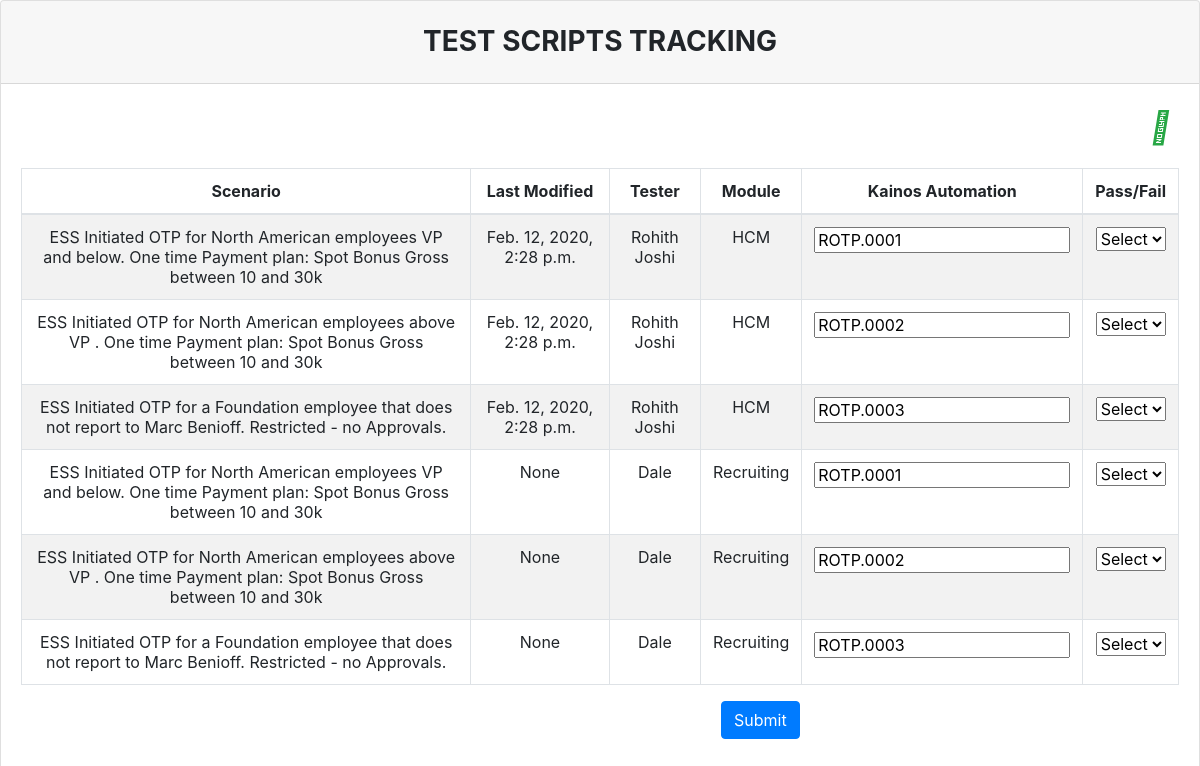
The page /track/ on the database as committed earlier.
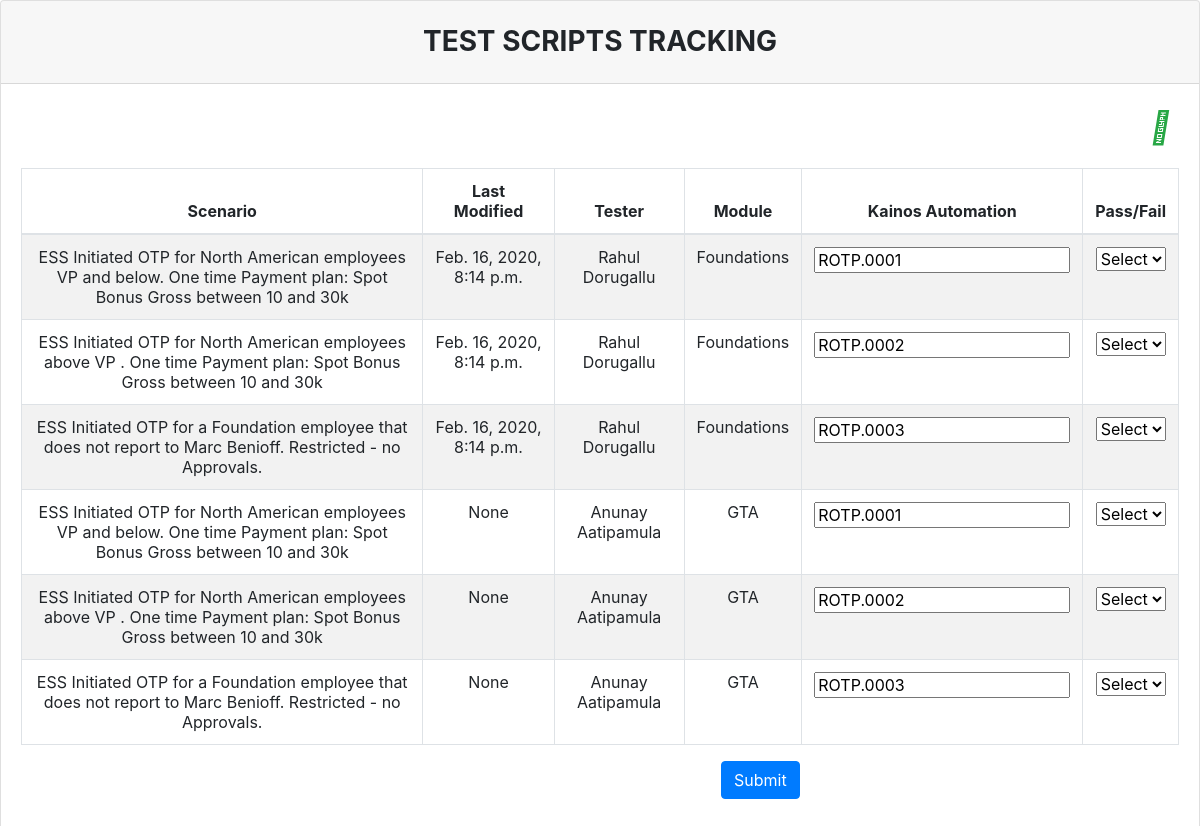
The same page on the database as committed later.
### test_cases/models.py (models this page shows, shortened)
class Tracker(models.Model):
    choices =(
    ("Pass","Pass"),("Fail","Fail")
    )
    name = models.CharField('Name',max_length=100,null=True)
    email = models.CharField('Email',max_length=100,null=True)
    module = models.CharField('Module',max_length=100,null=True)
    scenario = models.CharField('Scenario',max_length = 1000,null=True)
    kainos_id = models.CharField("Kainos Automated TC ID",max_length = 200,null=True)
    last_modified = models.DateTimeField('Last Modified',null=True)
    result = models.CharField('Result',choices = choices,max_length=10,null=True)
    session_id = models.ForeignKey(Session,on_delete=models.CASCADE)

### test_cases/views.py (the view, shortened to what this page needs)
# urls.py: path('track/', views.track, name='track'),
def track(request):
    try:
        if("GET" == request.method):
            obj = Tracker.objects.filter(session_id=request.session.session_key)
            choices = ['Select','Pass','Fail']
            return render(request, 'test_cases/track.html', {'sheet': obj,'choices':choices})
    except(NameError):
            return render(request, 'test_cases/error.html', {'error': 'Could not load the sheet'})

### test_cases/templates/test_cases/track.html (shortened to what this page needs)
<html>
    <head>
            <link href="https://maxcdn.bootstrapcdn.com/font-awesome/4.6.3/css/font-awesome.min.css" rel="stylesheet">
            <link rel="stylesheet" href="https://maxcdn.bootstrapcdn.com/bootstrap/4.0.0-beta/css/bootstrap.min.css">
    </head>
    <body>
<div class="card">
    <h3 class="card-header text-center font-weight-bold text-uppercase py-4">Test Scripts Tracking</h3>
    <div class="card-body">
      <div id="table" class="table-editable">
        <span class="table-add float-right mb-3 mr-2"><a href="#!" class="text-success"><i
              class="fas fa-plus fa-2x" aria-hidden="true"></i></a></span>
          <tbody>
            <form action="{% url 'myapp:track' %}" method="post" id="trackForm">
                <table class="table table-bordered table-responsive-md table-striped text-center" id="table">
                    <thead>
                      <tr>
                        <th class="text-center">Scenario</th>
                        <th class="text-center">Last Modified</th>
                        <th class="text-center">Tester</th>
                        <th class="text-center">Module</th>
                        <th class="text-center">Kainos Automation</th>
                        <th class="text-center">Pass/Fail</th>
                      </tr>
                    </thead>
                {% for row in sheet%}
                <tr id="row">
                  <td class="pt-3-half" contenteditable="false" id="scenario{{ forloop.counter }}">{{row.scenario}}</td>
                    <td class="pt-3-half" contenteditable="false" id="last_modified{{ forloop.counter }}">{{row.last_modified}}</td>
                    <td class="pt-3-half" contenteditable="false" id="name{{ forloop.counter }}">{{row.name}}</td>
                    <td class="pt-3-half" contenteditable="false" id="last_modified{{ forloop.counter }}">{{row.module}}</td>
                    <td class="pt-3-half" contenteditable="true" id="kainos_id{{ forloop.counter }}"><input type="text" name="kainos_id{{forloop.counter}}" value="{{row.kainos_id}}" readonly></td>
                    <td>
                      <div class="btn-group">
                              <select class ="result" name="result{{ forloop.counter }}" value="result" id="result{{ forloop.counter }}">
                                {% for i in choices %}
                                <option id="option-{{i}}" value="{{ i }}" data-catid="{{ i }}-{{ forloop.counter }}">{{ i }}</option>
                                {% endfor %}
                              </select>
                          </div>
                    </td>
                  </tr>
                  {% endfor %}
                </tbody>
                    <div class="form-group" style="align-self: center;margin-left: 700px;">
                        <button class="btn btn-primary" type="submit" value="Upload" id="submit">Submit</button>
                      </div>
      </div>
    </div>
  </div>
  </body>
</html>

### test_cases/templates/test_cases/track.html (style rules this page uses)
html { width: 100%; height: 100%; }

Rows that differ between the two databases and show on the page:
removed Tracker: scenario "ESS Initiated OTP for North American employees VP and below. One time Payment plan: Spot Bonus Gross between 10 and 30k", last_modified "Feb. 12, 2020, 2:28 p.m.", name "Rohith Joshi", module "HCM", kainos_id1 "ROTP.0001"
removed Tracker: scenario "ESS Initiated OTP for North American employees above VP . One time Payment plan: Spot Bonus Gross between 10 and 30k", last_modified "Feb. 12, 2020, 2:28 p.m.", name "Rohith Joshi", module "HCM", kainos_id "ROTP.0002"
removed Tracker: scenario "ESS Initiated OTP for a Foundation employee that does not report to Marc Benioff. Restricted - no Approvals.", last_modified "Feb. 12, 2020, 2:28 p.m.", name "Rohith Joshi", module "HCM", kainos_id "ROTP.0003"
removed Tracker: scenario "ESS Initiated OTP for North American employees VP and below. One time Payment plan: Spot Bonus Gross between 10 and 30k", last_modified "None", name "Dale", module "Recruiting", kainos_id "ROTP.0001"
removed Tracker: scenario "ESS Initiated OTP for North American employees above VP . One time Payment plan: Spot Bonus Gross between 10 and 30k", last_modified "None", name "Dale", module "Recruiting", kainos_id "ROTP.0002"
removed Tracker: scenario "ESS Initiated OTP for a Foundation employee that does not report to Marc Benioff. Restricted - no Approvals.", last_modified "None", name "Dale", module "Recruiting", kainos_id "ROTP.0003"
added Tracker: scenario "ESS Initiated OTP for North American employees VP and below. One time Payment plan: Spot Bonus Gross between 10 and 30k", last_modified "Feb. 16, 2020, 8:14 p.m.", name "Rahul Dorugallu", module "Foundations", kainos_id1 "ROTP.0001"
added Tracker: scenario "ESS Initiated OTP for North American employees above VP . One time Payment plan: Spot Bonus Gross between 10 and 30k", last_modified "Feb. 16, 2020, 8:14 p.m.", name "Rahul Dorugallu", module "Foundations", kainos_id "ROTP.0002"
added Tracker: scenario "ESS Initiated OTP for a Foundation employee that does not report to Marc Benioff. Restricted - no Approvals.", last_modified "Feb. 16, 2020, 8:14 p.m.", name "Rahul Dorugallu", module "Foundations", kainos_id "ROTP.0003"
added Tracker: scenario "ESS Initiated OTP for North American employees VP and below. One time Payment plan: Spot Bonus Gross between 10 and 30k", last_modified "None", name "Anunay Aatipamula", module "GTA", kainos_id "ROTP.0001"
added Tracker: scenario "ESS Initiated OTP for North American employees above VP . One time Payment plan: Spot Bonus Gross between 10 and 30k", last_modified "None", name "Anunay Aatipamula", module "GTA", kainos_id "ROTP.0002"
added Tracker: scenario "ESS Initiated OTP for a Foundation employee that does not report to Marc Benioff. Restricted - no Approvals.", last_modified "None", name "Anunay Aatipamula", module "GTA", kainos_id "ROTP.0003"
